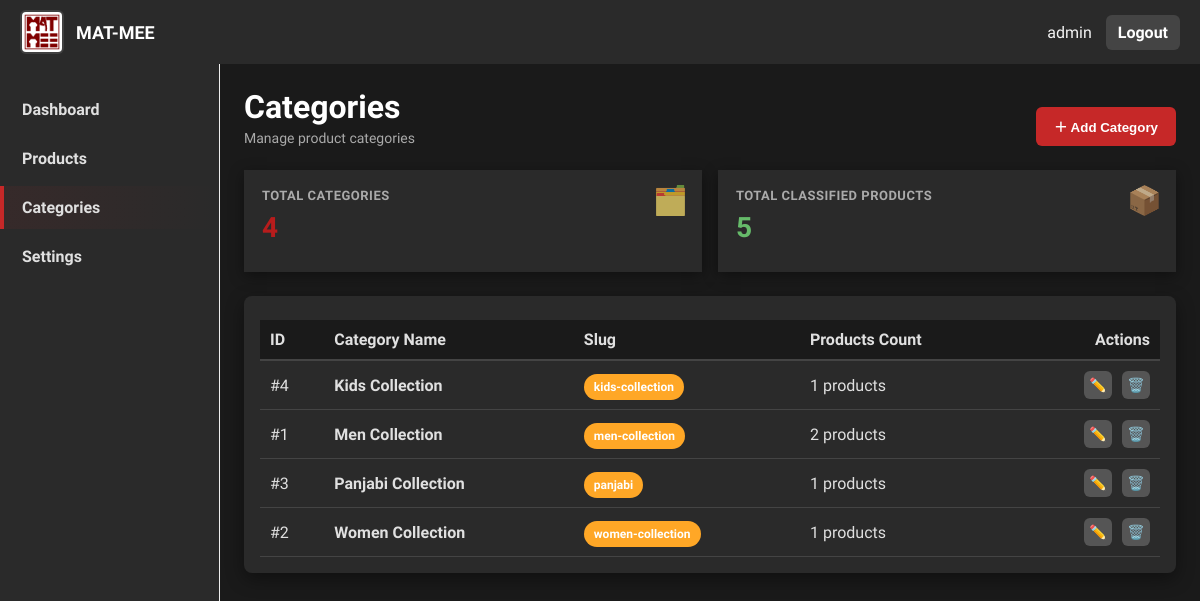
Page /MAT-MEE/Admin-matmee/categories.php (signed in) on the committed database.
### tables this page shows
CREATE TABLE categories (
    id INT AUTO_INCREMENT PRIMARY KEY,
    name VARCHAR(100) NOT NULL,
    slug VARCHAR(120) UNIQUE NOT NULL,
    image VARCHAR(255),
    description TEXT
);

### MAT-MEE/components/connection.php (called while the page is built, shortened)
<?php
class DatabaseConnection {
    private static $instance = null;
    private $connection;
    private $host = 'localhost';
    private $user = 'root';
    private $password = '';
    private $database = 'matmee';
    private function __construct() {
        $this->connection = new mysqli(
            $this->host,
            $this->user,
            $this->password,
            $this->database
        );
        $this->connection->set_charset("utf8");
    }
    public static function getInstance() {
        if (!self::$instance) {
            self::$instance = new self();
        }
        return self::$instance;
    }
    private function prepareAndExecute($query, $params = []) {
        if (empty($params)) {
            return $this->connection->query($query);
        }
        $stmt = $this->connection->prepare($query);
        $types = '';
        $stmt->bind_param($types, ...$params);
        $stmt->execute();
        return $stmt->get_result();
    }
    public function fetch($query, $params = []) {
        $result = $this->prepareAndExecute($query, $params);
        return $result->fetch_all(MYSQLI_ASSOC);
    }
}

### MAT-MEE/Admin-matmee/categories.php (the view, shortened to what this page needs)
<?php
include 'header.php';
$sql = "SELECT c.id, c.name, c.slug,
               (SELECT COUNT(*) FROM products p WHERE p.category_id = c.id) as product_count
        FROM categories c
        ORDER BY c.name ASC";
$categories = $db->fetch($sql);
$totalCategories = count($categories);
$totalProducts = 0;
foreach ($categories as $c) {
    $totalProducts += $c['product_count'];
}
?>
<body>
<div class="admin-wrapper">
    <div class="layout">
        <?php include 'sidebar.php'; ?>
        <main class="content">
            <div class="products-header">
                <div>
                    <h1 class="page-title">Categories</h1>
                    <p class="page-sub">Manage product categories</p>
                </div>
                <button class="btn btn-primary btn-icon" onclick="openModal()">
                    <span>＋</span> Add Category
                </button>
            </div>
            <div class="analytics-grid" style="margin-bottom:24px;">
                <div class="analytics-card">
                    <div class="analytics-label">Total Categories</div>
                    <div class="analytics-value"><?= number_format($totalCategories) ?></div>
                    <div class="analytics-icon">🗂️</div>
                </div>
                <div class="analytics-card">
                    <div class="analytics-label">Total Classified Products</div>
                    <div class="analytics-value" style="color:#66bb6a;"><?= number_format($totalProducts) ?></div>
                    <div class="analytics-icon">📦</div>
                </div>
            </div>
            <div class="card">
                <div class="card-body">
                    <table class="orders-table">
                        <thead>
                            <tr>
                                <th>ID</th>
                                <th>Category Name</th>
                                <th>Slug</th>
                                <th>Products Count</th>
                                <th style="text-align: right;">Actions</th>
                            </tr>
                        </thead>
                        <tbody>
                            <?php if (!empty($categories)): ?>
                                <?php foreach ($categories as $c): ?>
                                    <tr class="order-row">
                                        <td>#<?= $c['id'] ?></td>
                                        <td><strong><?= htmlspecialchars($c['name']) ?></strong></td>
                                        <td><span class="status shipped"><?= htmlspecialchars($c['slug']) ?></span></td>
                                        <td><?= $c['product_count'] ?> products</td>
                                        <td style="text-align: right;">
                                            <div class="action-icons" style="opacity:1; visibility:visible; justify-content: flex-end;">
                                                <a href="#" class="icon-edit" onclick="openEditModal(<?= htmlspecialchars(json_encode($c)) ?>); return false;" title="Edit">✏️</a>
                                                <a href="#" class="icon-delete" onclick="confirmDelete(<?= $c['id'] ?>, '<?= htmlspecialchars(addslashes($c['name'])) ?>', <?= $c['product_count'] ?>); return false;" title="Delete">🗑️</a>
                                            </div>
                                        </td>
                                    </tr>
                                <?php endforeach; ?>
                            <?php else: ?>
                                <tr>
                                    <td colspan="5" style="text-align:center; padding: 20px;">No categories found.</td>
                                </tr>
                            <?php endif; ?>
                        </tbody>
                    </table>
                </div>
            </div>
        </main>
    </div>
</div>
</body>
</html>

### MAT-MEE/Admin-matmee/style.css (style rules this page uses)
:root { --red: #c62828; --red-dark: #b71c1c; --bg: #1a1a1a; --muted: #aaa; --sidebar: #2a2a2a; }
* { box-sizing: border-box }
body { margin: 0; font-family: 'Hind Siliguri', Segoe UI, Roboto, Arial, sans-serif; background: var(--bg); color: #e0e0e0 }
html { scroll-behavior: smooth; }
.layout { display: flex; min-height: calc(100vh - 64px) }
.content { flex: 1; padding: 24px }
.card { background: #2a2a2a; border-radius: 8px; box-shadow: 0 6px 18px rgba(0, 0, 0, 0.4); overflow: hidden }
.card-body { padding: 16px }
.orders-table { width: 100%; border-collapse: collapse; margin-top: 8px }
.orders-table thead th { text-align: left; padding: 10px; background: #1a1a1a; border-bottom: 2px solid #444; color: #e0e0e0 }
.orders-table td { padding: 10px; border-bottom: 1px solid #444; color: #e0e0e0 }
.status { padding: 6px 10px; border-radius: 14px; color: #fff; font-weight: 700; font-size: 12px }
.status.shipped { background: #ffa726; color: #fff }
.analytics-grid { display: grid; grid-template-columns: repeat(auto-fit, minmax(180px, 1fr)); gap: 16px }
.analytics-card { background: #2a2a2a; padding: 18px; box-shadow: 0 4px 14px rgba(0, 0, 0, 0.4); position: relative; transition: all 0.3s ease }
.analytics-label { font-size: 13px; color: var(--muted); font-weight: 600; text-transform: uppercase; letter-spacing: 0.5px; margin-bottom: 8px }
.analytics-value { font-size: 28px; font-weight: 800; color: var(--red-dark); margin-bottom: 10px }
.analytics-icon { font-size: 28px; position: absolute; top: 14px; right: 14px; opacity: 0.7 }
.order-row { cursor: pointer; transition: background-color 0.2s ease }
.action-icons { display: flex; gap: 10px; opacity: 0.4; visibility: hidden; transition: opacity 0.2s ease, visibility 0.2s ease }
.action-icons a { display: inline-flex; align-items: center; justify-content: center; width: 28px; height: 28px; border-radius: 6px; background: #555; font-size: 14px; transition: background-color 0.2s ease, transform 0.2s ease; text-decoration: none }
.admin-wrapper a { color: inherit }
.btn { padding: 10px 18px; border-radius: 6px; text-decoration: none; font-weight: 600; border: none; cursor: pointer; transition: all 0.2s ease; display: inline-block }
.btn-primary { background: var(--red); color: #fff }
.products-header { display: flex; justify-content: space-between; align-items: flex-end; margin-bottom: 24px; }
.page-title { margin: 0 0 4px 0; color: #fff; }
.page-sub { margin: 0; color: #aaa; font-size: 14px; }

### rows in the picture
categories: id "4", name "Kids Collection", slug "kids-collection", product_count "1"
categories: id "1", name "Men Collection", slug "men-collection", product_count "2"
categories: id "3", name "Panjabi Collection", slug "panjabi", product_count "1"
categories: id "2", name "Women Collection", slug "women-collection", product_count "1"

### other values in the picture
$_SESSION['admin_username'] "admin"
$name "Dashboard"
$name "Products"
$name "Categories"
$name "Settings"
$totalCategories "4"
$totalProducts "5"
